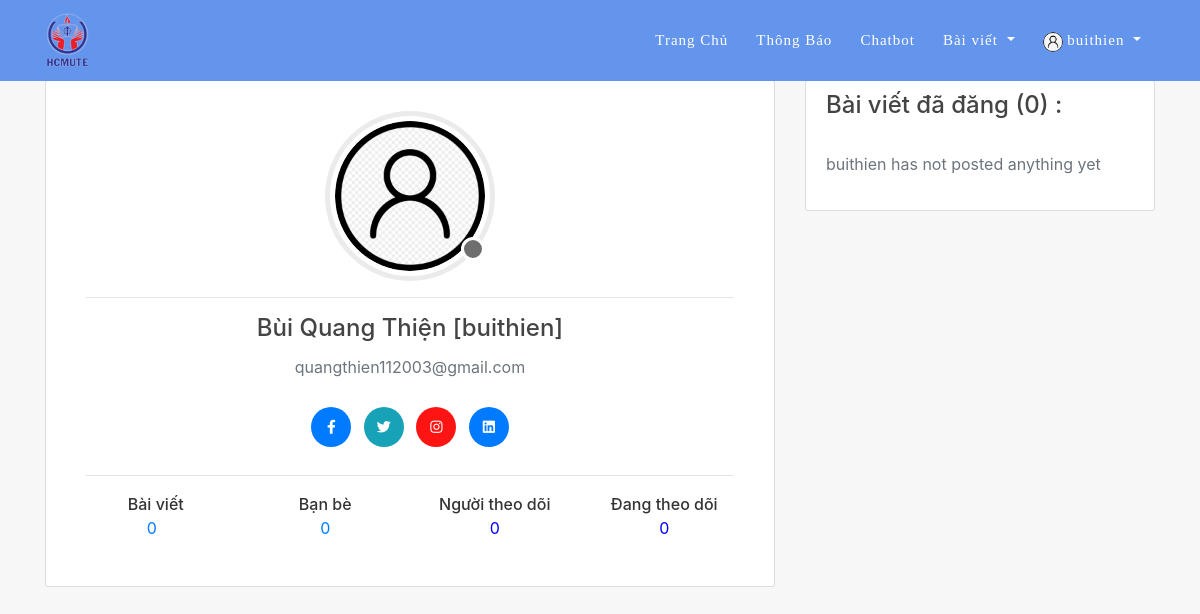
Screenshot of /user/1/ (signed in) with the database file from the repository.
### users/models.py (models this page shows, shortened)
class Profile(models.Model):
    user = models.OneToOneField(User, on_delete=models.CASCADE)
    is_online = models.BooleanField(default=False)
    following = models.ManyToManyField(User, related_name="following", blank=True)
    friends = models.ManyToManyField(User, related_name='my_friends', blank=True)
    bio = models.CharField(default="",blank=True,null=True,max_length=350)
    date_of_birth = models.CharField(blank=True,max_length=150)
    updated = models.DateTimeField(auto_now=True)
    created = models.DateTimeField(auto_now_add=True)
    image = models.ImageField(default='default.jpg', upload_to='profile_pics',blank=True, null=True)
    def profile_posts(self):
        return self.user.post_set.all()

### users/views.py (the view, shortened to what this page needs)
# urls.py: path('<int:pk>/', views.ProfileDetailView.as_view(), name='profile-detail-view'),
class ProfileDetailView(LoginRequiredMixin,DetailView):
    model = Profile
    template_name = "users/user_profile_details.html"
    context_object_name = "profiles"
    def get_object(self,**kwargs):
        pk = self.kwargs.get("pk")
        view_profile = Profile.objects.get(pk=pk)
        return view_profile
    def get_context_data(self, **kwargs):
        context = super().get_context_data(**kwargs)
        view_profile = self.get_object()
        my_profile = Profile.objects.get(user=self.request.user)
        if view_profile.user in my_profile.following.all():
            follow = True
        else:
            follow = False
        context["follow"] = follow
        account = view_profile.user
        try:
            friend_list = FriendList.objects.get(user=account)
        except FriendList.DoesNotExist:
            friend_list = FriendList(user=account)
            friend_list.save()
        friends = friend_list.friends.all()
        context['friends']=friends
        is_self = True
        is_friend = False
        request_sent = FriendRequestStatus.NO_REQUEST_SENT.value
        friend_requests = None
        user=self.request.user
        if user.is_authenticated and user!=account:
            is_self = False
            if friends.filter(pk=user.id):
                is_friend = True
            else:
                is_friend = False
                if get_friend_request_or_false(sender=account, receiver=user) != False:
                    request_sent = FriendRequestStatus.THEM_SENT_TO_YOU.value
                    context['pending_friend_request_id'] = get_friend_request_or_false(sender=account, receiver=user).pk
                elif get_friend_request_or_false(sender=user, receiver=account) != False:
                    request_sent = FriendRequestStatus.YOU_SENT_TO_THEM.value
                else:
                    request_sent = FriendRequestStatus.NO_REQUEST_SENT.value
        elif not user.is_authenticated:
            is_self = False
        else:
            try:
                friend_requests = FriendRequest.objects.filter(receiver=user, is_active=True)
            except:
                pass
        context['request_sent'] = request_sent
        context['is_friend'] = is_friend
        context['is_self'] = is_self
        context['friend_requests'] = friend_requests
        return context

### users/templates/users/user_profile_details.html (shortened to what this page needs)
{% extends "blog/base.html" %}
{% block content %}
<div class="col-md-8">
<div class="content-section" style="width: 100%">
    <div class="account-img-container">
        <div class="img-cont">
            <img class="rounded-circle account-img" src="{{object.user.profile.image.url}}" alt="image">
            {% if object.user.profile.is_online %}
                <div class="online-circle"></div>
            {% else %}
                <div class="offline-circle"></div>
            {% endif %}
        </div>
    </div>
    <div class="card-body">
        <hr>
        <h4 class="card-title text-center">{{object.user.first_name}} {{object.user.last_name}} [{{object.user.username}}]</h4>
        <p class="card-text text-center text-muted">{{object.user.email}}</p>
		<ul class="social-links list-inline text-center m-4">
			<li class="list-inline-item m-1"><a title="" data-placement="top" data-toggle="tooltip" class="tooltips btn-primary" href="" data-original-title="Facebook"><i class="fab fa-facebook-f"></i></a></li>
			<li class="list-inline-item m-1"><a title="" data-placement="top" data-toggle="tooltip" class="tooltips btn-info" href="" data-original-title="Twitter"><i class="fab fa-twitter"></i></a></li>
			<li class="list-inline-item m-1"><a title="" data-placement="top" data-toggle="tooltip" class="tooltips btn-danger" href="" data-original-title="Skype"><i class="fab fa-instagram"></i></a></li>
			<li class="list-inline-item m-1"><a title="" data-placement="top" data-toggle="tooltip" class="tooltips btn-primary" href="" data-original-title="Linkedin"><i class="fab fa-linkedin"></i></a></li>
		</ul>
        <hr>
        <div class="m-t-10 p-15 text-center">
            <div class="row">
                <div class="col">
                    <span class="h6">Bài viết</span>
                    <p><a class="mr-2" href="{% url 'user-posts' object.user %}">{{object.profile_posts.count}}</a></p>
                </div>
                <div class="col">
                    <span class="h6">Bạn bè</span>
                    <p title="Friends">
                        <a href="{% url 'friend:list' object.user.id %}">{{friends|length}}</a>
                    </p>
                </div>
                <div class="col">
                    <span class="h6">Người theo dõi</span>
                    <p style="cursor:pointer; color: blue;" data-toggle="modal" data-target="#exampleModal" data-contents="{{object.user.following.all}}" data-title="Followers" title="Followers">{{object.user.following.count}}</p>
                </div>
                <div class="col">
                    <span class="h6">Đang theo dõi</span>
					<p style="cursor:pointer; color: blue;" data-toggle="modal" data-target="#exampleModal" data-contents="{{object.user.profile.following.all}}" data-title="Following" title="Following">{{object.user.profile.following.count}}</p>
                </div>
            </div>
        </div>
    </div>
</div>
<br>
<br>
</div>
<div class="col-md-4">
    <div class="content-section">
		<h4>Bài viết đã đăng ({{object.profile_posts.count}}) : </h4>
		{% if object.profile_posts.count == 0 %}
			<br>
			<span class="text-muted">{{object.user.username}} has not posted anything yet</span>
			<br>
		{% endif %}
		<br>
	</div>
</div>
{% endblock %}

### blog/templates/blog/base.html (shortened to what this page needs)
{% load static %}
<!DOCTYPE html>
<html lang="en">
<head>
    <link rel="stylesheet" href="https://cdn.jsdelivr.net/npm/bootstrap@4.5.3/dist/css/bootstrap.min.css">
    <link rel="stylesheet" href="https://cdnjs.cloudflare.com/ajax/libs/font-awesome/5.15.1/css/all.min.css" />
    <link rel="stylesheet" href="https://cdnjs.cloudflare.com/ajax/libs/cropper/4.1.0/cropper.css" />
    <link rel="stylesheet" href="{% static 'blog/main.css' %}">
</head>
<body>
    <header class="site-header">
        {% include 'blog/navbar.html' %}
    </header>
    <main role="main" class="container">
      <div class="row">
          {% block content %}{% endblock %}
      </div>
    </main>
</body>
</html>

### blog/templates/blog/navbar.html (shortened to what this page needs)
{% load static %}
<nav class="navbar navbar-expand-lg navbar-dark bg-steel fixed-top">
  <div class="container">
    <a class="navbar-brand mr-4 pr-3" href="{% url 'blog-home' %}">
      <img src="{% static 'blog/images/logoute.png' %}" alt="HCMUTE Logo" style="height: 55px;">
    </a>
        <div class="navbar-nav">
          <a class="nav-item nav-link" href="{% url 'blog-home' %}">Trang Chủ</a>
          {% if user.is_authenticated %}
          <a class="nav-item nav-link" href="{% url 'show-notifications' %}">Thông Báo</a>
          <a class="nav-item nav-link" href="{% url 'chat-with-bot' %}">Chatbot</a>
          <div class="dropdown">
            <a class="dropdown-toggle nav-link" href="#" role="button" id="dropdownMenuLink1" data-toggle="dropdown" aria-haspopup="true" aria-expanded="false">
              Bài viết
            </a>
          </div>
          {% endif %}
          {% if user.is_authenticated %}
            <div class="dropdown">
              <a class="dropdown-toggle nav-link" href="#" role="button" id="dropdownMenuLink2" data-toggle="dropdown" aria-haspopup="true" aria-expanded="false">
                <img class="rounded-circle" style="height: 20px; width: 20px;" src="{{user.profile.image.url}}" alt="">&nbsp;{{user|truncatechars:"10"}}
              </a>
            </div>
          {% else %}
            <a class="nav-item nav-link" href="{% url 'account_login' %}">Đăng Nhập</a>
            <a class="nav-item nav-link" href="{% url 'register' %}">Đăng Kí</a>
          {% endif %}
        </div>
      </div>
</nav>

### blog/static/blog/main.css (style rules this page uses)
body { background: #f7f7f7; color: #333333; margin-top: 5rem; scroll-behavior: smooth; }
h1, h2, h3, h4, h5, h6 { color: #444444; }
ul { margin: 0; }
.bg-steel { background:#6495ED; }
.site-header .navbar-nav .nav-link { color: #ffffff; font-family:'Verdana'; font-weight: 100; margin: 0px 6px; font-size: 15px; letter-spacing: 1px; }
.content-section { background: #ffffff; padding: 10px 20px; border: 1px solid #dddddd; border-radius: 3px; margin-bottom: 20px; }
.account-img { height: 170px; width: 170px; margin: 20px; padding: 5px; margin-bottom: 0px; transform: translate(-20px,0px); border: 5px solid #ebebeb; }
.offline-circle { width: 24px; height: 24px; border-radius: 50%; background-color:#6e6e6e; border: 3px solid white; bottom: 0; right: 10px; position: absolute; }
.img-cont { height: 170px; width: 170px; position: relative; }
.account-img-container { display: flex; align-items: center; justify-content: center; }
.btn-danger { background-color: rgb(255, 20, 20); color: rgb(255, 255, 255); }
.card-body { -webkit-box-flex: 1; -ms-flex: 1 1 auto; flex: 1 1 auto; padding: 1.25rem; }
.card-title { margin-bottom: 0.75rem; }

### users/templates/users/user_profile_details.html (style rules this page uses)
.social-links li a { border-radius: 50%; color: rgba(255, 255, 255); display: inline-block; height: 40px; line-height: 35px; border: 2px solid transparent; text-align: center; width: 40px; font-size: 14px; }

### rows the page displays
Profile: user.profile.image (placeholder picture), user.first_name "Bùi Quang", user.last_name "Thiện", user.username "buithien", user.email "quangthien112003@gmail.com", profile_posts.count "0", user.following.count "0", user.profile.following.count "0"

### other values shown
{{ user|truncatechars:"10" }} "buithien"
{{ friends|length }} "0"
